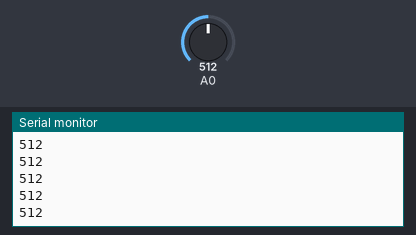
Bench run of a sketch on a simulated Arduino Uno, built with avr-gcc and run on an emulated ATmega328P. Shown: the last lines printed to the serial monitor. The test bench sets the inputs (shaded band); at power-on: A0 = 512.

Above: at 1.2 s.
1.3 s: A0 set to 716
At 2.0 s:
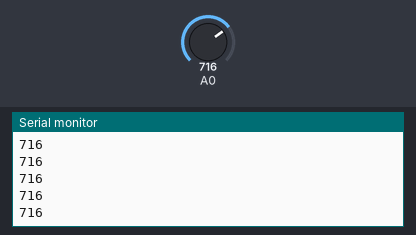
2.8 s: A0 set to 900
At 3.8 s:
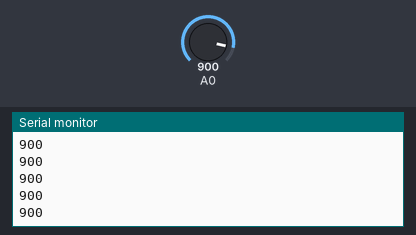
Timing chart, 0 to 5.8 s (numbered marks = the images above; inputs shaded):
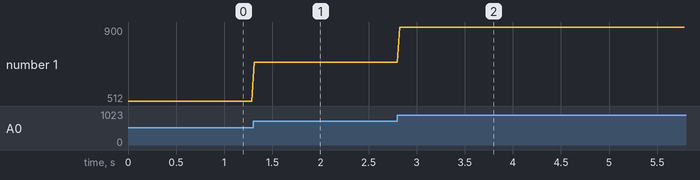

The sketch:

ky039_raw.ino
```cpp
#define samples 22


 int somma=0;
 int media=0;
 long unsigned start_cont=0;
 long unsigned end_cont=0;
 int Tc=20;


void setup() {
  Serial.begin(9600);

}


int sum (){

 float somma=0;
for(int i=0; i<samples; i++){
 somma += analogRead(A0);

}
return somma/samples;
}


void loop() {


  int sample=sum();
  Serial.println(analogRead(A0));

  delay(20);

}
```

Measured:
- after the input at 1.3 s, the serial monitor: prints a new line at once (image 1)
- after the input at 2.8 s, the serial monitor: prints a new line at once (image 2)
- plotted number 1: 512 → 716 after the input at 1.3 s, 716 → 900 after the input at 2.8 s
